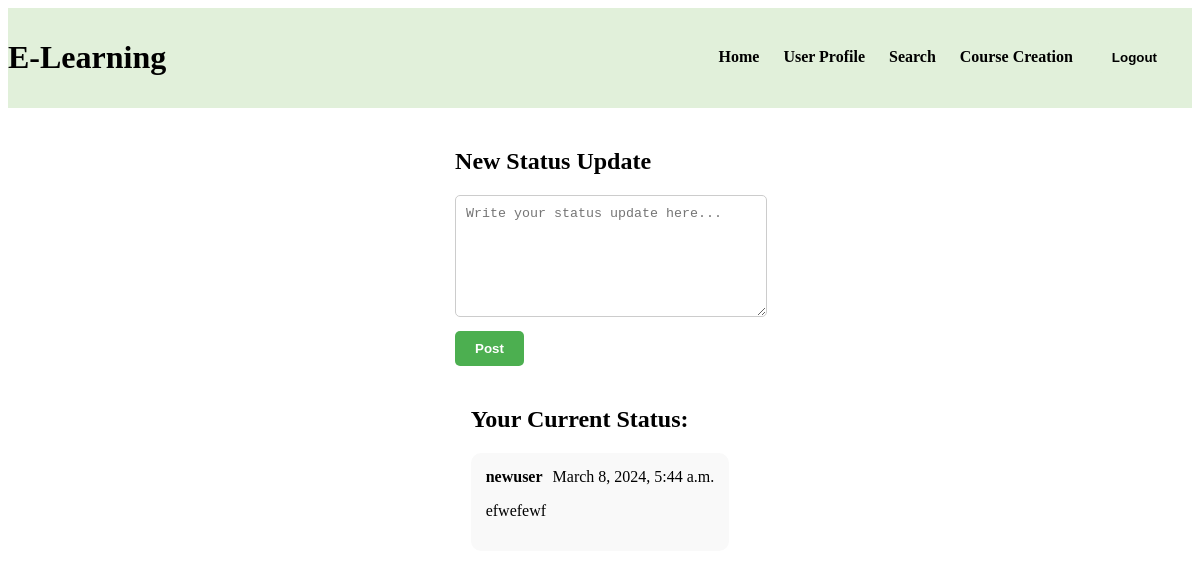
The app's page /status/update/ (signed in) with its own data.
### el/models.py (models this page shows, shortened)
class StatusUpdate(models.Model):
    user = models.ForeignKey(PortalUser, on_delete=models.CASCADE, related_name='status_updates') # The user who posted the status update
    content = models.TextField() # The content of the status update
    timestamp = models.DateTimeField(auto_now_add=True) # The time the status update was posted

class PortalUser(AbstractUser):
    USER_TYPE_CHOICES = (
        ('student', 'Student'),
        ('teacher', 'Teacher'),
    )
    user_type = models.CharField(max_length=7, choices=USER_TYPE_CHOICES, default='student')
    email = models.EmailField(_('email address'), unique=True)
    photo = models.ImageField(upload_to='user_photos/', blank=True, null=True)
    real_name = models.CharField(max_length=255, null=True, blank=True)
    bio = models.TextField(blank=True,null=True)
    qualifications = models.TextField(blank=True ,null=True)
    class Meta:
        verbose_name = 'Portal User'
        verbose_name_plural = 'Portal Users'
        permissions = [
        ]
    def is_student(self):
        return self.user_type == 'student'

### el/views.py (the view)
# urls.py: path('status/update/', post_status_update, name='post_status_update'),
@login_required
def post_status_update(request):
    if request.method == 'POST':
        form = StatusUpdateForm(request.POST)
        if form.is_valid(): # Check if the form data is valid
            update = form.save(commit=False)
            update.user = request.user
            update.save()
            notification = Notification.objects.create(
                notificationtype="Recent Status Update",
                message=f"{request.user.username} posted a new status update: \n {update.content}",
                redirectURL=f"/profile/{request.user.username}",  # Adjust according to your URL patterns
            )
            all_users = PortalUser.objects.all()    # get all users
            all_user_ids = [user.id for user in all_users]
            notification.recipients.add(*all_users)
            status_poster = request.user.username # get the username of the status poster
            notification_data = {
                "notificationtype": notification.notificationtype,
                "message": notification.message,
                "redirectURL": notification.redirectURL,
                "timestamp": notification.timestamp.isoformat(),
                "recipients": all_user_ids,
                "status_poster": status_poster,
            }
            channel_layer = get_channel_layer()
            async_to_sync(channel_layer.group_send)(
                "notifications_group",
                {
                    "type": "notification.message",
                    "data": notification_data,
                }
            )
            return redirect('post_status_update')
    else:
        form = StatusUpdateForm()
    latest_status = StatusUpdate.objects.filter(user=request.user).order_by('-timestamp').first() # Get the latest status update for the user
    return render(request, 'statusupdate.html', {'form': form, 'status': latest_status})

### el/forms.py
class StatusUpdateForm(forms.ModelForm):
    class Meta:
        model = StatusUpdate
        fields = ['content'] # Only include the desired fields

### el/templates/statusupdate.html (shortened to what this page needs)
<!DOCTYPE html>
<html lang="en">
<head>
    {% load static %}
    <link rel="stylesheet" href="{% static 'css/navbar.css' %}">
    <link rel="stylesheet" href="{% static 'css/statusupdate.css' %}">
</head>
<body>
    <header>
        <div class="logo">
            <h1 class="platform-title">E-Learning</h1>
        </div>
        <nav>
            <ul>
                <li><a href="{% url 'home'%}">Home</a></li>
                {% if user.is_authenticated %}
                <li><a href="{% url 'userprofile' user.username %}">User Profile</a></li>
                    {% if user.user_type == 'student' %}
                    <li><a href="{% url 'enrollment' %}">Apply for Courses</a></li>
                    <li><a href="{% url 'search_page' %}">Search</a></li>
                    {% elif user.user_type == 'teacher' %}
                        <li><a href="{% url 'search_page' %}">Search</a></li>
                        <li><a href="{% url 'create_course' %}">Course Creation</a></li>
                    {% endif %}
                {% else %}
                    <li><a href="/login/">Login</a></li>
                    <li><a href="/register/">Register</a></li>
                {% endif %}
                <form action="{% url 'logout' %}" method="post">
                    <button type="submit">Logout</button>
                </form>
            </ul>
        </nav>
    </header>
    <main>
        <section class="new-status-update">
            <h2>New Status Update</h2>
            <form method="POST" action="{% url 'post_status_update' %}">
                <textarea name="content" placeholder="Write your status update here..."></textarea>
                <button type="submit" class="post-update-btn">Post</button>
            </form>
        </section>
        <section class="current-status">
            {% if status %}
                <h2>Your Current Status:</h2>
                <div class="status-update">
                    <div class="user-info">
                        <span class="username">{{ status.user.username }}</span> {{ status.timestamp }}
                    </div>
                    <p class="update-text">{{ status.content }}</p>
                </div>
            {% else %}
                <p>You haven't posted a status update yet.</p>
            {% endif %}
        </section>
    </main>
</body>
</html>

### static/css/navbar.css (style rules this page uses)
header { background-color: #E1F0DA; padding: 10px 0; display: flex; justify-content: space-between; align-items: center; }
nav ul { list-style-type: none; margin: 0; padding: 0; }
nav ul li { display: inline; margin-right: 20px; }
nav ul li a { text-decoration: none; color: #000; font-weight: bold; }
form { display: inline; }
button { text-decoration: none; color: #000; font-weight: bold; padding: 8px 15px; cursor: pointer; margin-right: 20px; border: none; background-color: #E1F0DA; border-radius: 5px; }

### static/css/statusupdate.css (style rules this page uses)
main { display: flex; flex-direction: column; align-items: center; margin: 20px 0; }
.new-status-update textarea { width: 100%; height: 100px; margin-bottom: 10px; padding: 10px; border: 1px solid #ccc; border-radius: 5px; resize: vertical; }
.post-update-btn { background-color: #4CAF50; color: white; border: none; padding: 10px 20px; border-radius: 5px; cursor: pointer; }
.current-status { margin-top: 20px; }
.status-update { background-color: #f9f9f9; border-radius: 10px; padding: 15px; margin-bottom: 15px; }
.user-info { display: flex; align-items: center; margin-bottom: 10px; }
.username { font-weight: bold; margin-right: 10px; }

### records on screen
StatusUpdate: user.username "newuser", timestamp "March 8, 2024, 5:44 a.m.", content "efwefewf"
